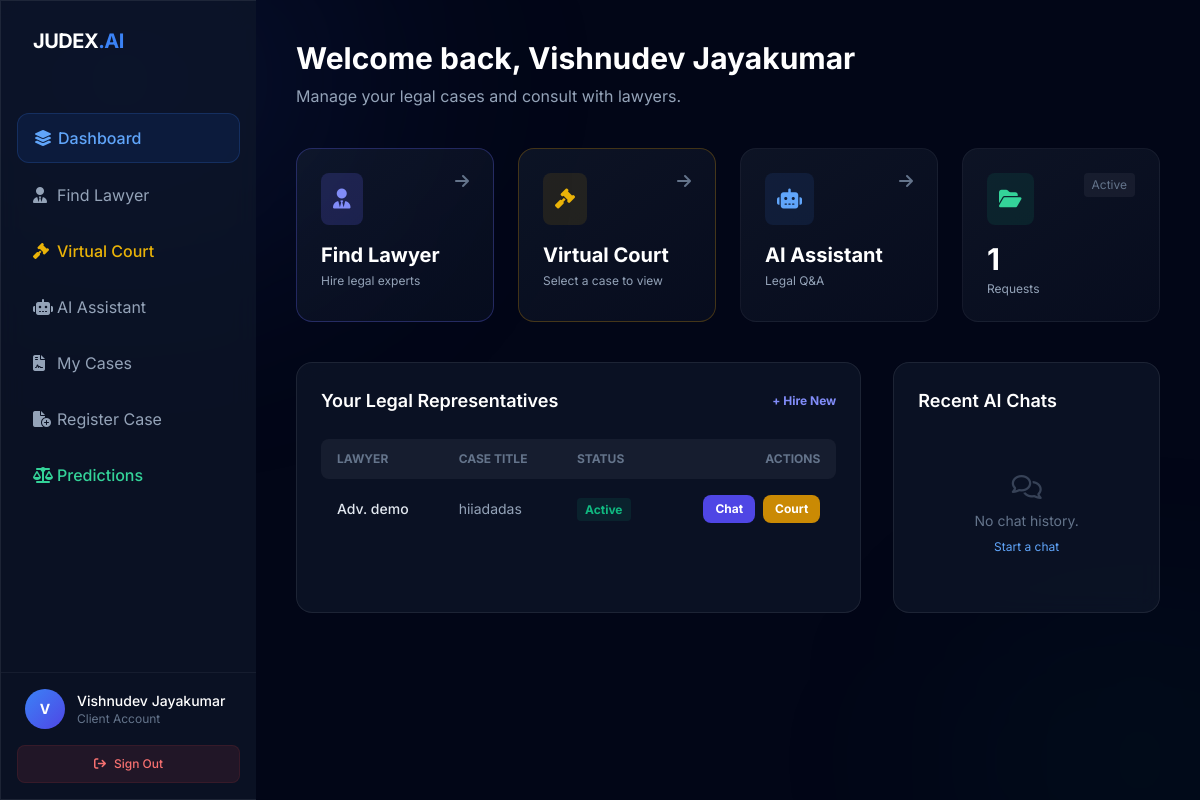
/userpage/ (signed in), run on an earlier commit of the app's database.
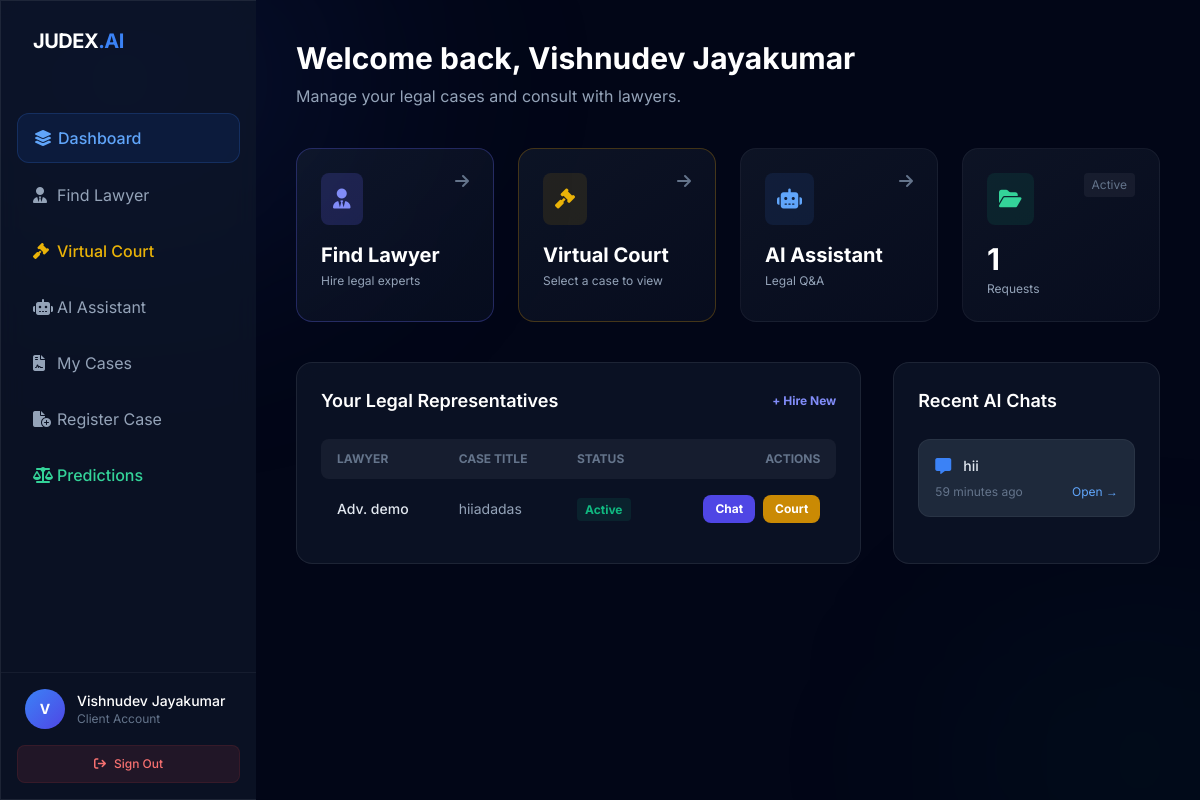
And on a later commit of the database.
### app/models.py (models this page shows, shortened)
class LegalRepresentation(models.Model):
    STATUS_CHOICES = [
        ('Pending', 'Pending'),
        ('Accepted', 'Accepted'),
        ('Rejected', 'Rejected'),
    ]
    client = models.ForeignKey(User, related_name='client_requests', on_delete=models.CASCADE)
    lawyer = models.ForeignKey(User, related_name='lawyer_cases', on_delete=models.CASCADE)
    case_title = models.CharField(max_length=200)
    case_description = models.TextField()
    fir_document = models.FileField(upload_to='case_docs/fir/', blank=True, null=True)
    status = models.CharField(max_length=20, choices=STATUS_CHOICES, default='Pending')
    created_at = models.DateTimeField(auto_now_add=True)

class ChatSession(models.Model):
    user = models.ForeignKey(User, on_delete=models.CASCADE)
    title = models.CharField(max_length=255, blank=True, null=True)
    created_at = models.DateTimeField(auto_now_add=True)
    updated_at = models.DateTimeField(auto_now=True)

### app/views.py (the view)
# urls.py: path('userpage/', views.user_dashboard, name='user_dashboard'),
@login_required
def user_dashboard(request):
    if request.user.is_staff:
        return redirect('admin_dashboard')
    user = request.user
    total_cases = CaseSubmission.objects.filter(user=user).count()
    completed_cases = CaseSubmission.objects.filter(user=user, is_reviewed=True).count()
    recent_cases = CaseSubmission.objects.filter(user=user).order_by('-created_at')[:5]
    recent_chats = ChatSession.objects.filter(user=user).order_by('-updated_at')[:3]
    context = {
        "user_name": user.first_name if user.first_name else user.username,
        "total_cases": total_cases,
        "completed_cases": completed_cases,
        "recent_cases": recent_cases,
        "recent_chats": recent_chats,
    }
    return render(request, "userpage.html", context)

### templates/userpage.html (shortened to what the changed rows need)
{% load static %}
<!DOCTYPE html>
<html lang="en">
<head>
    <link href="https://cdnjs.cloudflare.com/ajax/libs/font-awesome/6.4.0/css/all.min.css" rel="stylesheet">
    <script src="https://cdn.tailwindcss.com"></script>
</head>
<body class="bg-surface-950 text-slate-300 font-sans h-screen flex overflow-hidden selection:bg-blue-500/30">
    <main class="flex-1 overflow-y-auto p-6 lg:p-10 relative z-10">
        <header class="flex justify-between items-end mb-10">
            <div>
                <h1 class="text-3xl font-bold text-white mb-2">Welcome back, {{ request.user.first_name }}</h1>
            </div>
        </header>
        <div class="grid grid-cols-1 lg:grid-cols-3 gap-8">
            <div class="lg:col-span-2 glass-panel rounded-2xl overflow-hidden p-6">
                <div class="overflow-x-auto">
                    <table class="w-full text-sm text-left">
                        <thead class="text-xs text-slate-500 uppercase bg-white/5">
                            <tr>
                                <th class="px-4 py-3 rounded-l-lg">Lawyer</th>
                                <th class="px-4 py-3">Case Title</th>
                                <th class="px-4 py-3">Status</th>
                                <th class="px-4 py-3 rounded-r-lg text-right">Actions</th>
                            </tr>
                        </thead>
                        <tbody class="divide-y divide-white/5">
                            {% for req in request.user.client_requests.all %}
                            <tr class="hover:bg-white/5 transition-colors">
                                <td class="px-4 py-4 font-medium text-slate-200">Adv. {{ req.lawyer.first_name }}</td>
                                <td class="px-4 py-4 text-slate-400">{{ req.case_title }}</td>
                                <td class="px-4 py-4">
                                    {% if req.status == 'Pending' %}
                                        <span class="px-2 py-1 bg-yellow-500/10 text-yellow-500 rounded text-xs font-bold">Pending</span>
                                    {% elif req.status == 'Accepted' %}
                                        <span class="px-2 py-1 bg-emerald-500/10 text-emerald-500 rounded text-xs font-bold">Active</span>
                                    {% else %}
                                        <span class="px-2 py-1 bg-red-500/10 text-red-500 rounded text-xs font-bold">Rejected</span>
                                    {% endif %}
                                </td>
                                <td class="px-4 py-4 text-right flex justify-end gap-2">
                                    {% if req.status == 'Accepted' %}
                                        <a href="{% url 'case_chat' req.id %}" class="bg-indigo-600 hover:bg-indigo-500 text-white px-3 py-1.5 rounded-lg text-xs font-bold transition-colors">Chat</a>
                                        <a href="{% url 'virtual_court_view' req.id %}" class="bg-yellow-600 hover:bg-yellow-500 text-white px-3 py-1.5 rounded-lg text-xs font-bold transition-colors">Court</a>
                                    {% else %}
                                        <span class="text-slate-600 text-xs italic">Locked</span>
                                    {% endif %}
                                </td>
                            </tr>
                            {% empty %}
                            <tr>
                                <td colspan="4" class="px-4 py-8 text-center text-slate-500 italic">
                                    You haven't hired any lawyers yet. <a href="{% url 'find_lawyer' %}" class="text-indigo-400 hover:underline">Find one now.</a>
                                </td>
                            </tr>
                            {% endfor %}
                        </tbody>
                    </table>
                </div>
            </div>
            <div class="glass-panel rounded-2xl p-6">
                <div class="space-y-4">
                    {% for session in recent_chats %}
                    <a href="{% url 'chat' %}?open_session={{ session.id }}" class="block p-4 rounded-xl bg-surface-800 hover:bg-surface-800/80 border border-white/5 hover:border-blue-500/30 transition-all group">
                        <div class="flex items-center gap-3 mb-2">
                            <i class="fa-solid fa-message text-blue-500"></i>
                            <span class="text-sm font-medium text-slate-200 truncate">{{ session.title|default:"New Conversation" }}</span>
                        </div>
                        <div class="text-xs text-slate-500 flex justify-between">
                            <span>{{ session.updated_at|timesince }} ago</span>
                            <span class="group-hover:translate-x-1 transition-transform text-blue-400">Open &rarr;</span>
                        </div>
                    </a>
                    {% empty %}
                    <div class="text-center py-8 text-slate-500 text-sm">
                        <i class="fa-regular fa-comments text-2xl mb-2 opacity-50"></i>
                        <p>No chat history.</p>
                        <a href="{% url 'chat' %}" class="text-blue-400 text-xs hover:underline mt-2 inline-block">Start a chat</a>
                    </div>
                    {% endfor %}
                </div>
            </div>
        </div>
    </main>
</body>
</html>

What changed in the data, as far as the page shows it:
added ChatSession: title "hii", updated_at "59 minutes"
Also different on the page:
text no longer shown: "No chat history. Start a chat"
